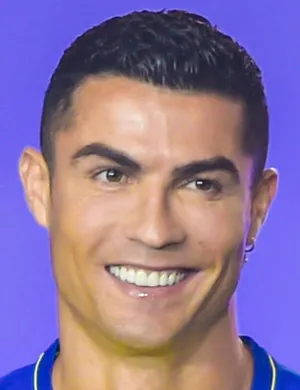
#> input picture rono.webp, 300 x 390 px, found by its file name
$ python 'ecxtract and save.py'
#> lines starting #> are read from the running program, lines starting #| are printed output that depends on the picture
import cv2
import sys
import os

# Get the path to the input image file
img_path = (r"D:\FaceRecog-main\FaceRecog-main\rono.webp")

# Load the image
img = cv2.imread(img_path)
#> img is the input picture: shape (390, 300, 3); mean B, G, R 153.9, 116.1, 140.2

# Convert the image to grayscale
gray = cv2.cvtColor(img,cv2.COLOR_BGR2GRAY)
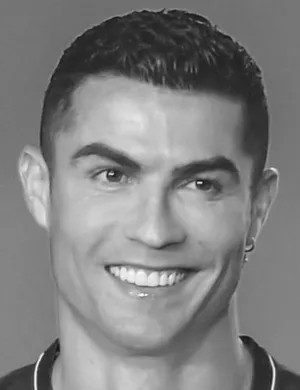
#> gray: shape (390, 300); min 19, max 252, mean 127.6

# Load the face and eye detection models
face_cascade = cv2.CascadeClassifier(cv2.data.haarcascades + 'haarcascade_frontalface_default.xml')
eye_cascade = cv2.CascadeClassifier(cv2.data.haarcascades + 'haarcascade_eye.xml')

# Detect faces in the image
faces = face_cascade.detectMultiScale(gray, scaleFactor=1.1, minNeighbors=5)
#> faces = [[44, 92, 220, 220]]

# Create a folder to store the eye images
if not os.path.exists("dataset"):
    os.makedirs("dataset")

#Extract the ROI containing the eyes
for (x, y, w, h) in faces:
    # Extract the region of interest (ROI) containing the face
    roi = gray[y:y+h, x:x+w]
    # Detect eyes in the grayscale ROI
    eyes = eye_cascade.detectMultiScale(roi, scaleFactor=1.1, minNeighbors=5)
    # Extract the ROI containing the left and right eyes
    for (ex, ey, ew, eh) in eyes:
        if ex < w/2: # left eye
            eye_roi = roi[ey:ey+eh, ex:ex+ew]
            eye_roi = cv2.resize(eye_roi, (56, 56))
            # Create a filename for the left eye image
            filename = os.path.splitext(os.path.basename(img_path))[0] + '_left_eye.jpg'
            # Save the left eye image
            cv2.imwrite ('dataset/' +filename, eye_roi)
        else: # right eyda
            eye_roi = roi[ey:ey+eh, ex:ex+ew]
            # Create a filename for the right eye image
            filename = os.path.splitext(os.path.basename(img_path))[0] + '_right_eye.jpg'
            # Save the right eye image
            cv2.imwrite('dataset/' +filename, eye_roi)
#> this loop made 1 pass
#> (x, y, w, h, eyes) on pass 1: (44, 92, 220, 220, [[38, 56, 52, 52], [129, 63, 57, 57]])
#> pass 1, `roi = gray[y:y+h, x:x+w]`:
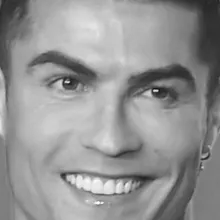
#> roi: shape (220, 220); min 19, max 252, mean 147.5
#> pass 1, `cv2.imwrite ('dataset/' +filename, eye_roi)`:
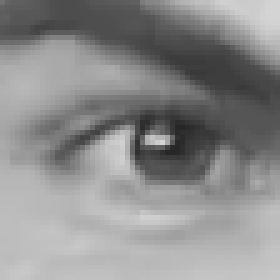
#> saved as rono_left_eye.jpg: shape (56, 56) (shown 5 times larger); min 38, max 213, mean 140.4
#> pass 1, `cv2.imwrite('dataset/' +filename, eye_roi)`:
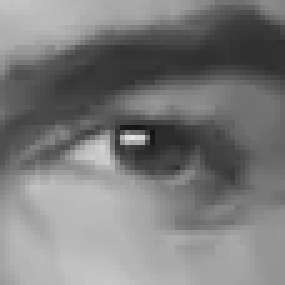
#> saved as rono_right_eye.jpg: shape (57, 57) (shown 5 times larger); min 19, max 227, mean 123.4

# for (x, y, w, h) in faces:
#     # Extract the region of interest (ROI) containing the face
#     roi = img[y:y+h, x:x+w]
#     # Convert the ROI to grayscale
#     roi_gray = cv2.cvtColor(roi, cv2.COLOR_BGR2GRAY)
#     # Detect eyes in the grayscale ROI
#     eyes = eye_cascade.detectMultiScale(roi_gray, scaleFactor=1.1, minNeighbors=5)
#     # Extract the ROI containing the left and right eyes
#     for (ex, ey, ew, eh) in eyes:
#         if ex < w/2: # left eye
#             eye_roi = roi[ey:ey+eh, ex:ex+ew]
#             filename = os.path.splitext(os.path.basename(img_path))[0] + '_left_eye.jpg'
#             # Save the left eye image
#             cv2.imwrite("dataset/" +filename, eye_roi)
#         else: # right eye
#             eye_roi = roi[ey:ey+eh, ex:ex+ew]
#             filename = os.path.splitext(os.path.basename(img_path))[0] + '_right_eye.jpg'
#             # Save the right eye image
#             cv2.imwrite("dataset/"+ filename, eye_roi)

$ run again, with CR7.jpg saved as rono.webp
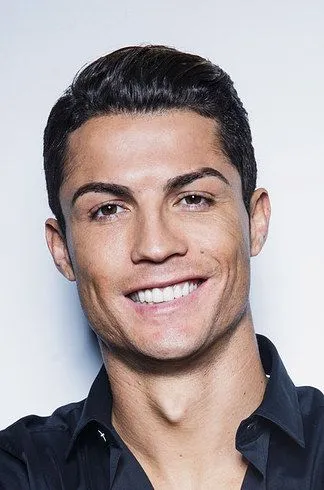
#> input picture CR7.jpg, 324 x 490 px, found by its file name
#> img is the input picture: shape (490, 324, 3); mean B, G, R 157.4, 156.7, 167.6
#> faces = [[43, 114, 220, 220]]
#> the loop `for (x, y, w, h) in faces:` made 1 pass
#> (x, y, w, h, eyes) on pass 1: (43, 114, 220, 220, [[119, 59, 54, 54], [38, 73, 49, 49]])
#> pass 1, `roi = gray[y:y+h, x:x+w]`:
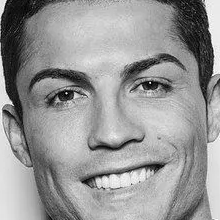
#> roi: shape (220, 220); min 0, max 255, mean 150.8
#> pass 1, `cv2.imwrite ('dataset/' +filename, eye_roi)`:
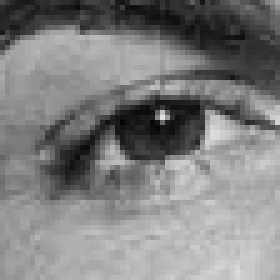
#> saved as rono_left_eye.jpg: shape (56, 56) (shown 5 times larger); min 3, max 225, mean 128
